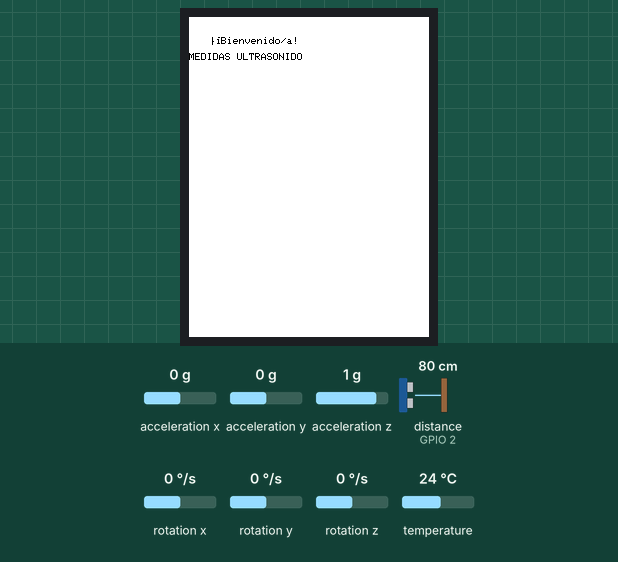
Simulated run of this program. Board: ESP32. Shown: 240×320 colour display. The inputs (shaded band) are chosen by the test bench; at power-on: acceleration x 0 g, acceleration y 0 g, acceleration z 1 g, distance to the obstacle (sensor on GPIO 2) 80 cm, rotation x 0 °/s, rotation y 0 °/s, rotation z 0 °/s, temperature 24 °C. The echo pulse lasts 58.3 µs per cm.

Above: at 0.2 s.
At 1.0 s:
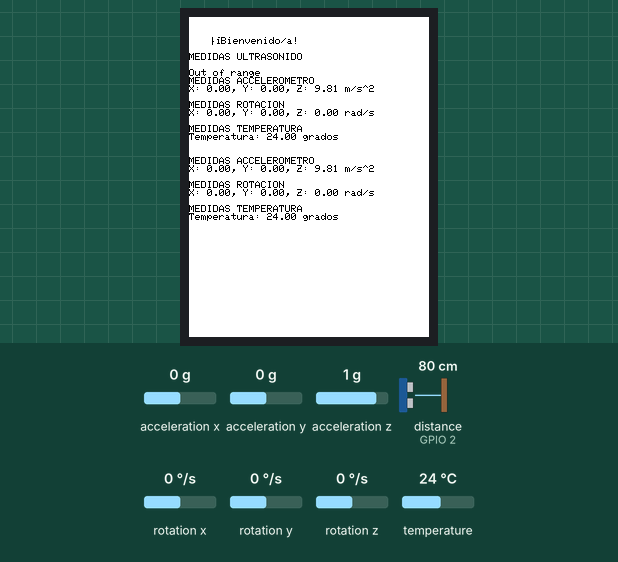
At 1.5 s:
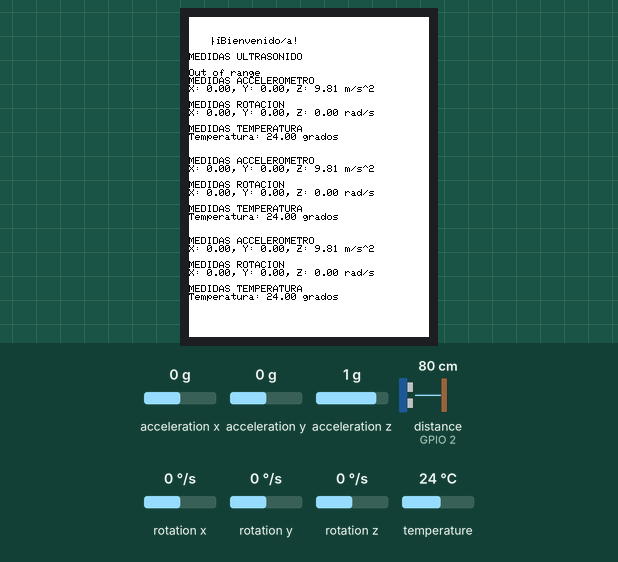
At 2.0 s:
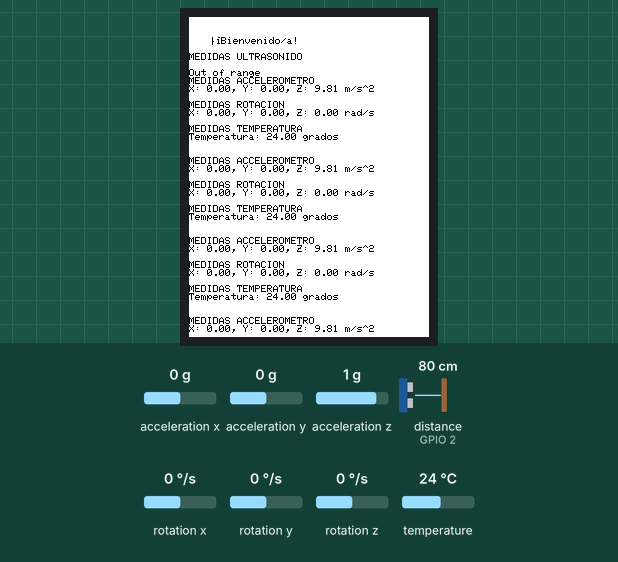

The program:

main.cpp
```cpp
#include <Arduino.h>
#include <Arduino_GFX_Library.h>
#include "NewPing.h"
#include <Adafruit_MPU6050.h>
#include <Adafruit_Sensor.h>
#include <Wire.h>

// PANTALLA
#define TFT_SCK 18
#define TFT_MOSI 23
#define TFT_MISO 19
#define TFT_CS 22
#define TFT_DC 21
#define TFT_RESET 17

//ULTRASONS
int trigPin = 4;
int echoPin = 2;
NewPing sonar(trigPin, echoPin);

//ACCELEROMETRE
Adafruit_MPU6050 mpu;
Arduino_ESP32SPI bus = Arduino_ESP32SPI(TFT_DC, TFT_CS, TFT_SCK, TFT_MOSI, TFT_MISO);
    Arduino_ILI9341 display = Arduino_ILI9341(&bus, TFT_RESET);
void setup() {
//INCIAR PANTALLA
    Serial.begin(9600);

    display.begin();
    display.fillScreen(WHITE);
    display.setCursor(20, 20);
    display.setTextSize(1);
    display.setTextColor(BLACK);
    display.println("¡Bienvenido/a!");

/*
    while (!Serial){
        delay(10);
    }
    Serial.println("Adafruit MPU6050 test!");

       if (!mpu.begin()) {
        Serial.println("Failed to find MPU6050 chip");
        while (1) {
            delay(10);
        }
    }
    Serial.println("MPU6050 Found!");
*/


   mpu.setAccelerometerRange(MPU6050_RANGE_8_G);
    switch (mpu.getAccelerometerRange()) {
        case MPU6050_RANGE_2_G:
        break;
        case MPU6050_RANGE_4_G:
        break;
        case MPU6050_RANGE_8_G:
        break;
        case MPU6050_RANGE_16_G:
        break;
    }

    mpu.setGyroRange(MPU6050_RANGE_500_DEG);
    switch (mpu.getGyroRange()) {
        case MPU6050_RANGE_250_DEG:
        break;
        case MPU6050_RANGE_500_DEG:
        break;
        case MPU6050_RANGE_1000_DEG:
        break;
        case MPU6050_RANGE_2000_DEG:
        break;
    }
    mpu.setFilterBandwidth(MPU6050_BAND_5_HZ);
    switch (mpu.getFilterBandwidth()) {
        case MPU6050_BAND_260_HZ:
        break;
        case MPU6050_BAND_184_HZ:
        break;
        case MPU6050_BAND_94_HZ:
        break;
        case MPU6050_BAND_44_HZ:
        break;
        case MPU6050_BAND_21_HZ:
        break;
        case MPU6050_BAND_10_HZ:
        break;
        case MPU6050_BAND_5_HZ:
        break;
    }

    display.println("");
    display.println("MEDIDAS ULTRASONIDO");
    display.println("");


    delay(50);
    Serial.println("");
    delay(100);

// ULTRASONIDO

  float distance = sonar.ping_median(5);
    if(distance>400 || distance<2) {
        display.println("Out of range");
    }
    else {
        int cont = 0;
        while(cont<=5){
        display.print("Distancia: ");
        display.print(distance, 2); display.println(" cm");
        display.println("");
        cont++; }
        }

// ACELERÓMETRO
int cont2=0;
while(cont2<=5){
sensors_event_t a, g, temp;
    mpu.getEvent(&a, &g, &temp);

    display.println("MEDIDAS ACCELEROMETRO");
    display.print("X: ");
    display.print(a.acceleration.x);
    display.print(", Y: ");
    display.print(a.acceleration.y);
    display.print(", Z: ");
    display.print(a.acceleration.z);
    display.println(" m/s^2");
    display.println("");
    display.println("MEDIDAS ROTACION");
    display.print("X: ");
    display.print(g.gyro.x);
    display.print(", Y: ");
    display.print(g.gyro.y);
    display.print(", Z: ");
    display.print(g.gyro.z);
    display.println(" rad/s");
    display.println("");
    display.println("MEDIDAS TEMPERATURA");
    display.print("Temperatura: ");
    display.print(temp.temperature);
    display.println(" grados");
    display.println("");

    display.println("");
    delay(500);
    cont2++;
}


}

void loop () {}


  /*  float distance = sonar.ping_median(5);
    if(distance>400 || distance<2) {
        display.println("Out of range");
    }
    else {
        int cont = 0;
        while(cont<=5){
        display.print("Distancia: ");
        display.print(distance, 2); display.println(" cm");
        display.println("");
        cont++; }
        }*/

        // iniciar=false;}}}


    /*
    // Acc.
    delay(500);
    sensors_event_t a, g, temp;
    mpu.getEvent(&a, &g, &temp);
    display.print("kk"); */


/*
//ACCELEROMETRE
    Serial.begin(115200);
    while (!Serial){
        delay(10);
    }
    Serial.println("Adafruit MPU6050 test!");

    if (!mpu.begin()) {
        Serial.println("Failed to find MPU6050 chip");
        while (1) {
            delay(10);
        }
    }
    Serial.println("MPU6050 Found!");

    mpu.setAccelerometerRange(MPU6050_RANGE_8_G);
    switch (mpu.getAccelerometerRange()) {
        case MPU6050_RANGE_2_G:
        break;
        case MPU6050_RANGE_4_G:
        break;
        case MPU6050_RANGE_8_G:
        break;
        case MPU6050_RANGE_16_G:
        break;
    }
    mpu.setGyroRange(MPU6050_RANGE_500_DEG);
    switch (mpu.getGyroRange()) {
        case MPU6050_RANGE_250_DEG:
        break;
        case MPU6050_RANGE_500_DEG:
        break;
        case MPU6050_RANGE_1000_DEG:
        break;
        case MPU6050_RANGE_2000_DEG:
        break;
    }
    mpu.setFilterBandwidth(MPU6050_BAND_5_HZ);
    switch (mpu.getFilterBandwidth()) {
        case MPU6050_BAND_260_HZ:
        break;
        case MPU6050_BAND_184_HZ:
        break;
        case MPU6050_BAND_94_HZ:
        break;
        case MPU6050_BAND_44_HZ:
        break;
        case MPU6050_BAND_21_HZ:
        break;
        case MPU6050_BAND_10_HZ:
        break;
        case MPU6050_BAND_5_HZ:
        break;
    }
    Serial.println("");
    delay(100);
}

void loop() {
    Arduino_ESP32SPI bus = Arduino_ESP32SPI(TFT_DC, TFT_CS, TFT_SCK, TFT_MOSI, TFT_MISO);
    Arduino_ILI9341 display = Arduino_ILI9341(&bus, TFT_RESET);
    display.begin();
//ULTRASONS
    display.println("MEDIDAS ULTRASONIDO");


//ACCELEROMETRE

    sensors_event_t a, g, temp;
    mpu.getEvent(&a, &g, &temp);

    display.println("MEDIDAS ACCELERÓMETRO");
    display.print("X: ");
    display.print(a.acceleration.x);
    display.print(", Y: ");
    display.print(a.acceleration.y);
    display.print(", Z: ");
    display.print(a.acceleration.z);
    display.println(" m/s^2");

    display.println("MEDIDAS ROTACIÓN");
    display.print("X: ");
    display.print(g.gyro.x);
    display.print(", Y: ");
    display.print(g.gyro.y);
    display.print(", Z: ");
    display.print(g.gyro.z);
    display.println(" rad/s");

    display.println("MEDIDAS TEMPERATURA");
    display.print("Temperature: ");
    display.print(temp.temperature);
    display.println(" ºC");

    display.println("");
    delay(500);


}

*/
```

Measured:
- what the display in image 1 shows lasts 0.5 s, from 1.0 s to 1.5 s
